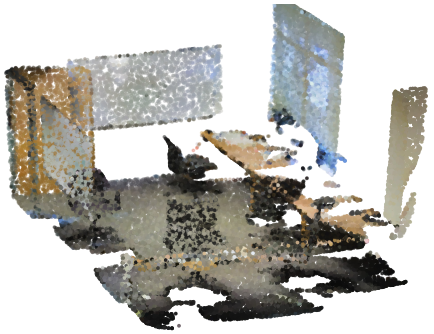
#> input picture images/2021/gcn3d_pami/before.png, 434 x 334 px, found by its file name
$ python video.py
#> lines starting #> are read from the running program, lines starting #| are printed output that depends on the picture
import os
import cv2
try:
    # for backward compatibility
    import imageio.v2 as imageio
except ModuleNotFoundError:
    import imageio
from PIL import Image
from tqdm import tqdm
import numpy as np
import argparse

# [256 lines left out: functions extract_frames, read_video_frames, is_image_name, generate_video, add_text, get_images_from_dir and 4 more, not called in this run]

def create_transition_video():
    """
    Create a video with linear interpolation:
    - First 30 frames: before.png (repeated)
    - Next 30 frames: linear interpolation from before.png to after.png
    - Next 30 frames: after.png (repeated)
    - Next 30 frames: linear interpolation from after.png to before.png
    """
    parser = argparse.ArgumentParser()
    parser.add_argument('--before', default='images/2021/gcn3d_pami/before.png', help='path to before.png')
    parser.add_argument('--after', default='images/2021/gcn3d_pami/after.png', help='path to after.png')
    parser.add_argument('--out', default='images/2021/gcn3d_pami/teaser.mp4', help='output video path')
    parser.add_argument('--fps', type=int, default=30)
    parser.add_argument('--frames_per_section', type=int, default=30, help='number of frames per section')
    args = parser.parse_args()

    # Load before.png and convert to RGB if needed
    before_pil = Image.open(args.before)
#> before_pil is the input picture: PIL image 434x334 RGB; mean R, G, B 189.8, 188.3, 183.4
    if before_pil.mode != 'RGB':
        before_pil = before_pil.convert('RGB')

    # Resize before_pil if width > 800 pixels
    before_width, before_height = before_pil.size
#> before_width = 434; before_height = 334
    if before_width > 800:
        new_height = int(before_height * (800 / before_width))
        try:
            before_pil = before_pil.resize((800, new_height), Image.Resampling.LANCZOS)
        except AttributeError:
            before_pil = before_pil.resize((800, new_height), Image.LANCZOS)

    before_img = np.array(before_pil).astype(np.float32)

    # Load after.png and convert to RGB if needed
    after_pil = Image.open(args.after)
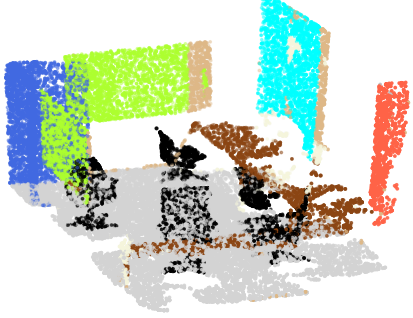
#> input picture images/2021/gcn3d_pami/after.png, 413 x 318 px, found by its file name
#> after_pil is the input picture: PIL image 413x318 RGB; mean R, G, B 205, 216.6, 203.3
    if after_pil.mode != 'RGB':
        after_pil = after_pil.convert('RGB')

    # Resize after_pil such that width cannot exceed 800 pixels
    after_width, after_height = after_pil.size
#> after_width = 413; after_height = 318
    if after_width > 800:
        new_height = int(after_height * (800 / after_width))
        try:
            after_pil = after_pil.resize((800, new_height), Image.Resampling.LANCZOS)
        except AttributeError:
            after_pil = after_pil.resize((800, new_height), Image.LANCZOS)

    # Ensure same dimensions (resize after_pil to match before_pil)
    if before_pil.size != after_pil.size:
        try:
            after_pil = after_pil.resize(before_pil.size, Image.Resampling.LANCZOS)
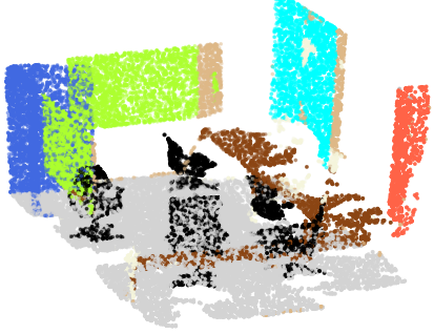
#> after_pil: PIL image 434x334 RGB; mean R, G, B 204.9, 216.5, 203.2
        except AttributeError:
            after_pil = after_pil.resize(before_pil.size, Image.LANCZOS)
    after_img = np.array(after_pil).astype(np.float32)
    # Ensure dimensions are even (required for video encoding)
    h, w = before_img.shape[:2]
#> h = 334; w = 434
    h = h - h % 2
    w = w - w % 2
    before_img = before_img[:h, :w]
    after_img = after_img[:h, :w]

    # Convert to uint8 for final output
    before_img_uint8 = before_img.astype(np.uint8)
    after_img_uint8 = after_img.astype(np.uint8)

    imgs = []

    # Section 1: 30 frames of before.png
    for _ in range(args.frames_per_section * 2):
        imgs.append(before_img_uint8.copy())
#> after the loop, imgs = 60 items

    # Section 2: 30 frames linear interpolation from before to after
    # alpha goes from 0 to 1: result = (1 - alpha) * before + alpha * after
    for i in range(args.frames_per_section):
        alpha = i / (args.frames_per_section - 1)  # 0 to 1
        interpolated = (1 - alpha) * before_img + alpha * after_img
        imgs.append(interpolated.astype(np.uint8))
#> after the loop, imgs = 90 items

    # Section 3: 30 frames of after.png
    for _ in range(args.frames_per_section * 2):
        imgs.append(after_img_uint8.copy())
#> after the loop, imgs = 150 items

    # Section 4: 30 frames linear interpolation from after to before
    # alpha goes from 0 to 1: result = (1 - alpha) * after + alpha * before
    for i in range(args.frames_per_section):
        alpha = i / (args.frames_per_section - 1)  # 0 to 1
        interpolated = (1 - alpha) * after_img + alpha * before_img
        imgs.append(interpolated.astype(np.uint8))
#> after the loop, imgs = 180 items

    # Export video
    imageio.mimsave(args.out, imgs, fps=args.fps, macro_block_size=1)
    print(f'Video exported: {args.out}')
    print(f'Total frames: {len(imgs)} (4 sections of {args.frames_per_section} frames each)')
#| Total frames: 180 (4 sections of 30 frames each)

if __name__ == '__main__':
    # [7 lines of commented-out code are left out]
    create_transition_video()
